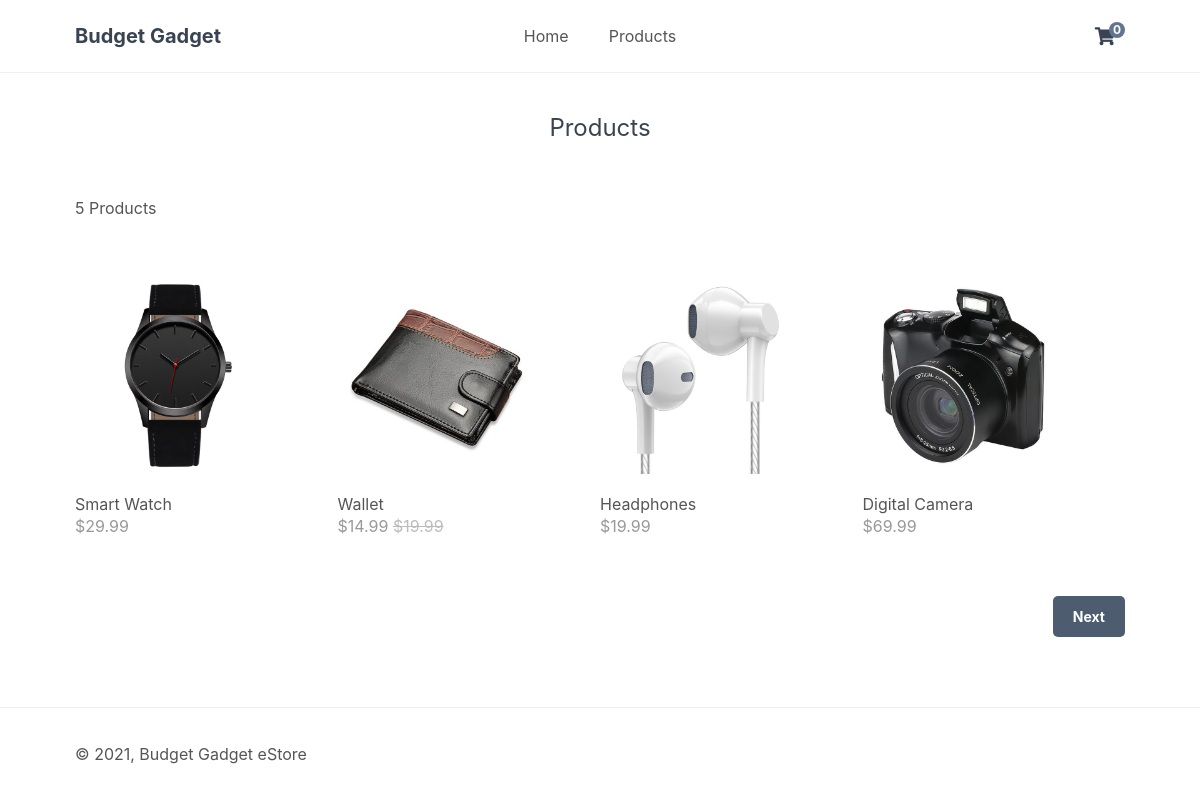
The page /index.php?page=products on the database its author committed.
### tables this page shows
CREATE TABLE `products` (
  `id` int(11) NOT NULL,
  `name` varchar(200) NOT NULL,
  `desc` text NOT NULL,
  `price` decimal(7,2) NOT NULL,
  `rrp` decimal(7,2) NOT NULL DEFAULT 0.00,
  `quantity` int(11) NOT NULL,
  `img` text NOT NULL,
  `date_added` datetime NOT NULL DEFAULT current_timestamp()
);

### index.php (called while the page is built, shortened)
<?php
include 'models/functions.php';
$page = isset($_GET['page']) && file_exists($_GET['page']) . '.php' ? $_GET['page'] : 'home';
include $page . '.php';

### products.php (the view, shortened to what this page needs)
<?php
$num_products_on_each_page = 4;
$current_page = isset($_GET['p']) && is_numeric($_GET['p']) ? (int)$_GET['p'] : 1;
$stmt = $pdo->prepare('SELECT * FROM products ORDER BY id ASC LIMIT ?, ?;');
$stmt->bindValue(1, ($current_page -1) * $num_products_on_each_page, PDO::PARAM_INT);
$stmt->bindValue(2, $num_products_on_each_page, PDO::PARAM_INT);
$stmt->execute();
$products = $stmt->fetchALL(PDO::FETCH_ASSOC);
$total_products = $pdo->query('SELECT * FROM products')->rowCount();
?>
<?=template_header('Products');?>
<div class="products content-wrapper">
    <h1>Products</h1>
    <p><?=$total_products?> Products</p>
    <div class="products-wrapper">
        <?php foreach ($products as $product): ?>
        <a href="index.php?page=product&id=<?=$product['id']?>" class="product">
            <img src="assets/img/<?=$product['img']?>" width="200" height="200" alt="<?=$product['name']?>">
            <span class="name"><?=$product['name']?></span>
            <span class="price">
                &dollar;<?=$product['price']?>
                <?php if ($product['rrp'] > 0): ?>
                <span class="rrp">&dollar;<?=$product['rrp']?></span>
                <?php endif; ?>
            </span>
        </a>
        <?php endforeach; ?>
    </div>
    <div class="buttons">
        <?php if ($total_products > ($current_page * $num_products_on_each_page) - $num_products_on_each_page + count($products)): ?>
        <a href="index.php?page=products&p=<?=$current_page+1?>">Next</a>
        <?php endif; ?>
    </div>
</div>
<?=template_footer();?>

### models/functions.php
<?php
function template_header($title){
    $num_items_in_cart = isset($_SESSION['cart']) ? count($_SESSION['cart']) : 0;
    echo <<<EOT
    <head>
        <meta charset="utf-8">
        <title>$title</title>
        <link href="./assets/css/style.css" rel="stylesheet" type="text/css">
        <link rel="stylesheet" href="https://use.fontawesome.com/releases/v5.7.1/css/all.css">
    </head>
    <body>
        <header>
            <div class="content-wrapper">
                <h1>Budget Gadget</h1>
                <nav>
                    <a href="index.php">Home</a>
                    <a href="index.php?page=products">Products</a>
                </nav>
                <div class="link-icons">
                    <a href="index.php?page=cart">
                        <i class="fas fa-shopping-cart"></i><span>$num_items_in_cart</span>
                    </a>
                </div>
            </div>
        </header>
        <main>
    EOT;
}
function template_footer(){
    $year = date('Y');
    echo <<<EOT
            </main>
            <footer>
                <div class="content-wrapper">
                    <p>&copy; $year, Budget Gadget eStore</p>
                </div>
            </footer>
            <script src="./assets/js/script.js"></script>
        </body>
    </html>
    EOT;
}

### assets/css/style.css (style rules this page uses)
* { box-sizing: border-box; font-family: -apple-system, BlinkMacSystemFont, "segoe ui", roboto, oxygen, ubuntu, cantarell, "fira sans", "droid sans", "helvetica neue", Arial, sans-serif; font-size: 16px; -webkit-font-smoothing: antialiased; -moz-osx-font-smoothing: grayscale; }
body { position: relative; min-height: 100%; color: #555555; background-color: #FFFFFF; margin: 0; padding-bottom: 100px; }
h1, h2, h3, h4, h5 { color: #394352; }
.content-wrapper { width: 1050px; margin: 0 auto; }
header { border-bottom: 1px solid #EEEEEE; }
header .content-wrapper { display: flex; }
header h1 { display: flex; flex-grow: 1; flex-basis: 0; font-size: 20px; margin: 0; padding: 24px 0; }
header nav { display: flex; flex-grow: 1; flex-basis: 0; justify-content: center; align-items: center; }
header nav a { text-decoration: none; color: #555555; padding: 10px 10px; margin: 0 10px; }
header .link-icons { display: flex; flex-grow: 1; flex-basis: 0; justify-content: flex-end; align-items: center; position: relative; }
header .link-icons a { text-decoration: none; color: #394352; padding: 0 10px; }
header .link-icons a i { font-size: 18px; }
header .link-icons a span { display: inline-block; text-align: center; background-color: #63748e; border-radius: 50%; color: #FFFFFF; font-size: 12px; line-height: 16px; width: 16px; height: 16px; font-weight: bold; position: absolute; top: 22px; right: 0; }
main .recentlyadded .products, main .products .products-wrapper { display: flex; flex-wrap: wrap; align-items: center; justify-content: space-between; padding: 40px 0 0 0; }
main .recentlyadded .products .product, main .products .products-wrapper .product { display: block; overflow: hidden; text-decoration: none; width: 25%; padding-bottom: 60px; }
main .recentlyadded .products .product img, main .products .products-wrapper .product img { transform: scale(1); transition: transform 1s; }
main .recentlyadded .products .product .name, main .products .products-wrapper .product .name { display: block; color: #555555; padding: 20px 0 2px 0; }
main .recentlyadded .products .product .price, main .products .products-wrapper .product .price { display: block; color: #999999; }
main .recentlyadded .products .product .rrp, main .products .products-wrapper .product .rrp { color: #BBBBBB; text-decoration: line-through; }
main > .products h1 { display: block; font-weight: normal; margin: 0; padding: 40px 0; font-size: 24px; text-align: center; width: 100%; }
main > .products .buttons { text-align: right; padding-bottom: 40px; }
main > .products .buttons a { display: inline-block; text-decoration: none; margin-left: 5px; padding: 12px 20px; border: 0; background: #4e5c70; color: #FFFFFF; font-size: 14px; font-weight: bold; border-radius: 5px; }
footer { position: absolute; bottom: 0; border-top: 1px solid #EEEEEE; padding: 20px 0; width: 100%; }

### rows shown on the page
products: img (picture), name "Smart Watch", price "29.99"
products: img (picture), name "Wallet", price "14.99", rrp "19.99"
products: img (picture), name "Headphones", price "19.99"
products: img (picture), name "Digital Camera", price "69.99"

### other values the page prints
$num_items_in_cart "0"
$total_products "5"
